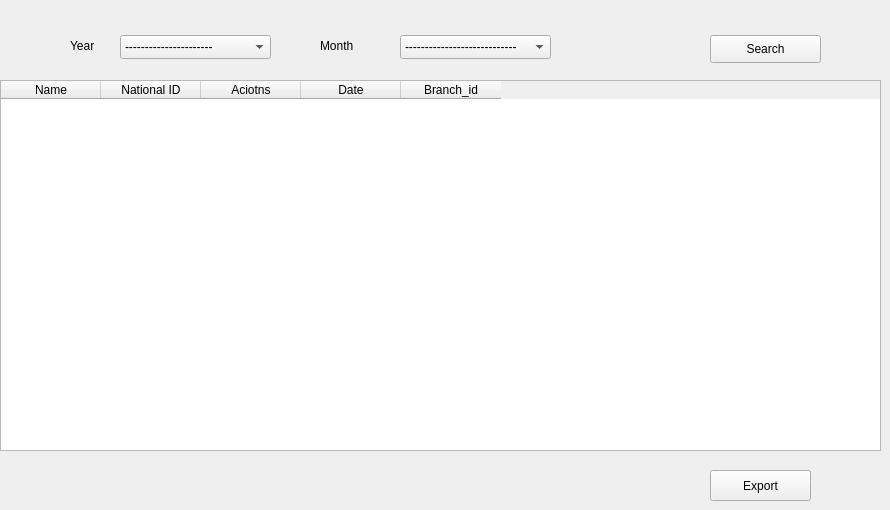
           <widget class="QWidget" name="tab_30">
            <attribute name="title">
             <string>Employee</string>
            </attribute>
            <widget class="QPushButton" name="pushButton_43">
             <property name="geometry">
              <rect>
               <x>710</x>
               <y>35</y>
               <width>111</width>
               <height>28</height>
              </rect>
             </property>
             <property name="text">
              <string>Search</string>
             </property>
            </widget>
            <widget class="QLabel" name="label_67">
             <property name="geometry">
              <rect>
               <x>70</x>
               <y>30</y>
               <width>58</width>
               <height>31</height>
              </rect>
             </property>
             <property name="text">
              <string>Year</string>
             </property>
            </widget>
            <widget class="QLabel" name="label_68">
             <property name="geometry">
              <rect>
               <x>320</x>
               <y>30</y>
               <width>58</width>
               <height>31</height>
              </rect>
             </property>
             <property name="text">
              <string>Month</string>
             </property>
            </widget>
            <widget class="QComboBox" name="comboBox_31">
             <property name="geometry">
              <rect>
               <x>120</x>
               <y>35</y>
               <width>151</width>
               <height>24</height>
              </rect>
             </property>
             <property name="styleSheet">
              <string notr="true"/>
             </property>
             <item>
              <property name="text">
               <string>----------------------</string>
              </property>
             </item>
            </widget>
            <widget class="QComboBox" name="comboBox_32">
             <property name="geometry">
              <rect>
               <x>400</x>
               <y>35</y>
               <width>151</width>
               <height>24</height>
              </rect>
             </property>
             <item>
              <property name="text">
               <string>----------------------------</string>
              </property>
             </item>
            </widget>
            <widget class="QPushButton" name="pushButton_51">
             <property name="geometry">
              <rect>
               <x>710</x>
               <y>470</y>
               <width>101</width>
               <height>31</height>
              </rect>
             </property>
             <property name="text">
              <string>Export</string>
             </property>
            </widget>
            <widget class="QTableWidget" name="tableWidget_10">
             <property name="geometry">
              <rect>
               <x>0</x>
               <y>80</y>
               <width>881</width>
               <height>371</height>
              </rect>
             </property>
             <column>
              <property name="text">
               <string>Name</string>
              </property>
             </column>
             <column>
              <property name="text">
               <string>National ID</string>
              </property>
             </column>
             <column>
              <property name="text">
               <string>Aciotns</string>
              </property>
             </column>
             <column>
              <property name="text">
               <string>Date</string>
              </property>
             </column>
             <column>
              <property name="text">
               <string>Branch_id</string>
              </property>
             </column>
            </widget>
           </widget>
